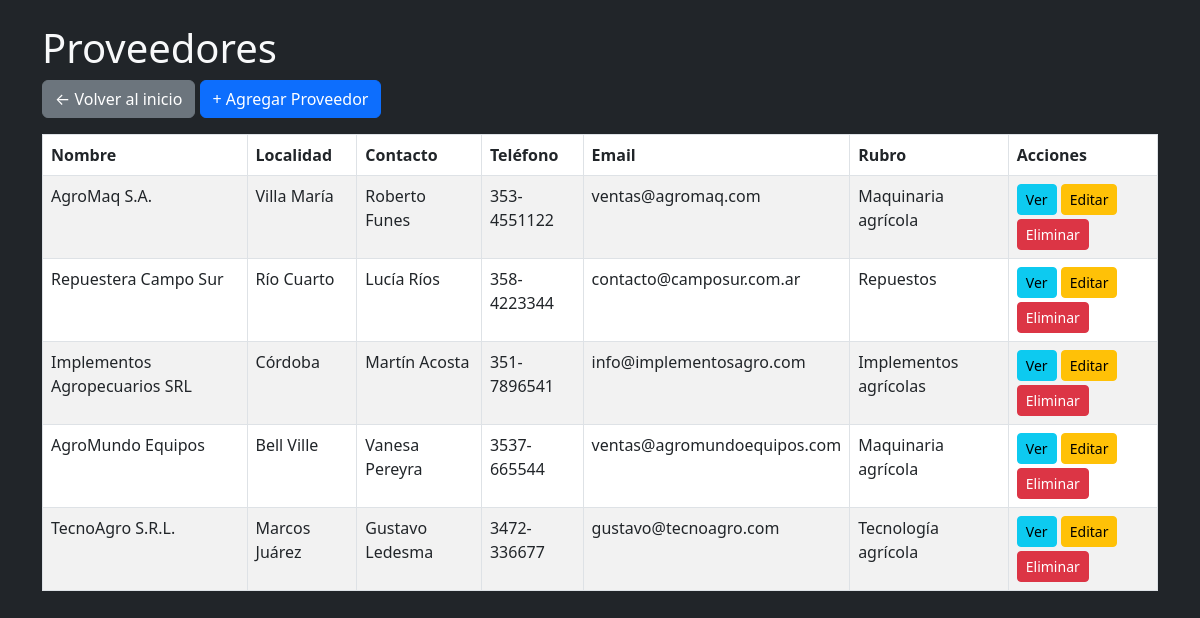
/proveedores, run on the app's committed database.
### tables this page shows
CREATE TABLE proveedores (
    ID INTEGER PRIMARY KEY AUTOINCREMENT,
    Nombre TEXT,
    Localidad TEXT,
    Contacto TEXT,
    Rubro TEXT,
    Observaciones TEXT,
    Direccion TEXT,
    Telefono TEXT,
    Email TEXT
);

### app.py (the view)
@app.route('/proveedores')
def listar_proveedores():
    conn = get_db_connection()
    proveedores = conn.execute('SELECT * FROM proveedores').fetchall()
    conn.close()
    return render_template('proveedores.html', proveedores=proveedores)

### app.py (called while the page is built)
def get_db_connection():
    conn = sqlite3.connect('mantenimiento_agricola.db', timeout=10)  # Espera hasta 10 segundos
    conn.row_factory = sqlite3.Row
    return conn

### templates/proveedores.html (shortened to what this page needs)
<!DOCTYPE html>
<html lang="es">
<head>
    <link href="https://cdn.jsdelivr.net/npm/bootstrap@5.3.0/dist/css/bootstrap.min.css" rel="stylesheet" />
</head>
<body class="bg-dark text-light">
    <div class="container py-4">
        <h1>Proveedores</h1>
        <a href="{{ url_for('index') }}" class="btn btn-secondary mb-3">← Volver al inicio</a>
        <button class="btn btn-primary mb-3" data-bs-toggle="modal" data-bs-target="#agregarProveedorModal">+ Agregar Proveedor</button>
        <table class="table table-striped table-bordered">
            <thead>
                <tr>
                    <th>Nombre</th>
                    <th>Localidad</th>
                    <th>Contacto</th>
                    <th>Teléfono</th>
                    <th>Email</th>
                    <th>Rubro</th>
                    <th>Acciones</th>
                </tr>
            </thead>
            <tbody>
                {% for p in proveedores %}
                <tr>
                    <td>{{ p.Nombre }}</td>
                    <td>{{ p.Localidad }}</td>
                    <td>{{ p.Contacto }}</td>
                    <td>{{ p.Telefono }}</td>
                    <td>{{ p.Email }}</td>
                    <td>{{ p.Rubro }}</td>
                    <td>
                        <a href="{{ url_for('ver_proveedor', id=p.ID) }}" class="btn btn-info btn-sm mb-1">Ver</a>
                        <a href="{{ url_for('editar_proveedor', id=p.ID) }}" class="btn btn-warning btn-sm mb-1">Editar</a>
                        <form action="{{ url_for('eliminar_proveedor', id=p.ID) }}" method="POST" class="d-inline mb-1" onsubmit="return confirm('¿Eliminar proveedor?');">
                            <button type="submit" class="btn btn-danger btn-sm">Eliminar</button>
                        </form>
                    </td>
                </tr>
                {% else %}
                <tr>
                    <td colspan="7" class="text-center">No hay proveedores registrados.</td>
                </tr>
                {% endfor %}
            </tbody>
        </table>
    </div>
</body>
</html>

### data on the page
proveedores: Nombre "AgroMaq S.A.", Localidad "Villa María", Contacto "Roberto Funes", Telefono "353-4551122", Email "ventas@agromaq.com", Rubro "Maquinaria agrícola"
proveedores: Nombre "Repuestera Campo Sur", Localidad "Río Cuarto", Contacto "Lucía Ríos", Telefono "358-4223344", Email "contacto@camposur.com.ar", Rubro "Repuestos"
proveedores: Nombre "Implementos Agropecuarios SRL", Localidad "Córdoba", Contacto "Martín Acosta", Telefono "351-7896541", Email "info@implementosagro.com", Rubro "Implementos agrícolas"
proveedores: Nombre "AgroMundo Equipos", Localidad "Bell Ville", Contacto "Vanesa Pereyra", Telefono "3537-665544", Email "ventas@agromundoequipos.com", Rubro "Maquinaria agrícola"
proveedores: Nombre "TecnoAgro S.R.L.", Localidad "Marcos Juárez", Contacto "Gustavo Ledesma", Telefono "3472-336677", Email "gustavo@tecnoagro.com", Rubro "Tecnología agrícola"
